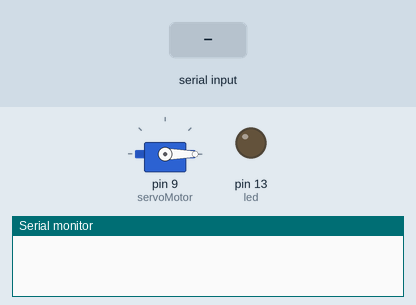
This sketch was run on a simulated Arduino Uno, built with avr-gcc and run on an emulated ATmega328P. Parts: servo, output pins drawn as LEDs (lit = HIGH), the last lines printed to the serial monitor. The inputs (shaded band) are chosen by the test bench.

Above: at 1.2 s.
1.3 s: "1" received over Serial
At 1.9 s:
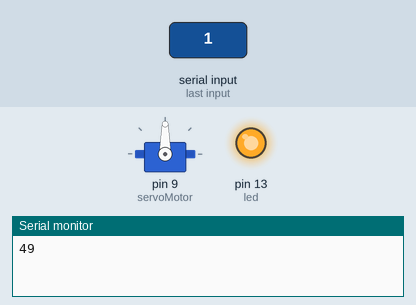
At 6.1 s:
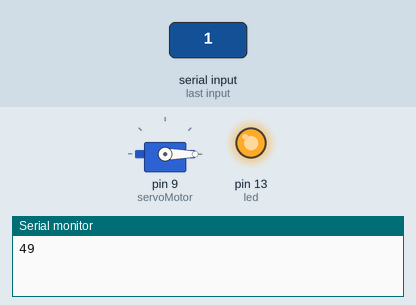
Timing chart, 0 to 7.6 s (numbered marks = the images above; inputs shaded):
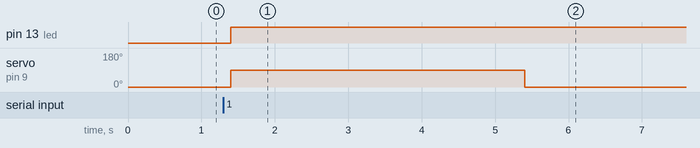

The sketch:

sketch_cerradura_ino.ino
```cpp
#include <Servo.h>


int led=13;
Servo servoMotor;
int contador;
long time1;
long time2;
long delta;

void setup(){

  pinMode(led,OUTPUT);
  Serial.begin(9600);
  servoMotor.attach(9);
  contador = 0;
  time1 = 0;
  time2 = 0;
  delta =0;

}


int input = Serial.read();
void loop(){

  if(Serial.available()>0){
    //Empiece a contar, aumente el contador


    if(delta>=5000||delta ==0){

      int input = Serial.read();
      Serial.println(input);
      if(input ==49){

        digitalWrite(led, HIGH);   // turn the led on (HIGH is the voltage level)
        servoMotor.write(90);
        delay(4000);               // wait for a second
      }


    }

  }

  servoMotor.write(0);
  delay(100);
  time1 = millis();


}
```

Measured:
- after the input at 1.3 s, pin 13 (led): LOW → HIGH after 0.10 s; servo on pin 9 (servoMotor): 0° → 90° after 0.10 s, → 0° 4.0 s later
